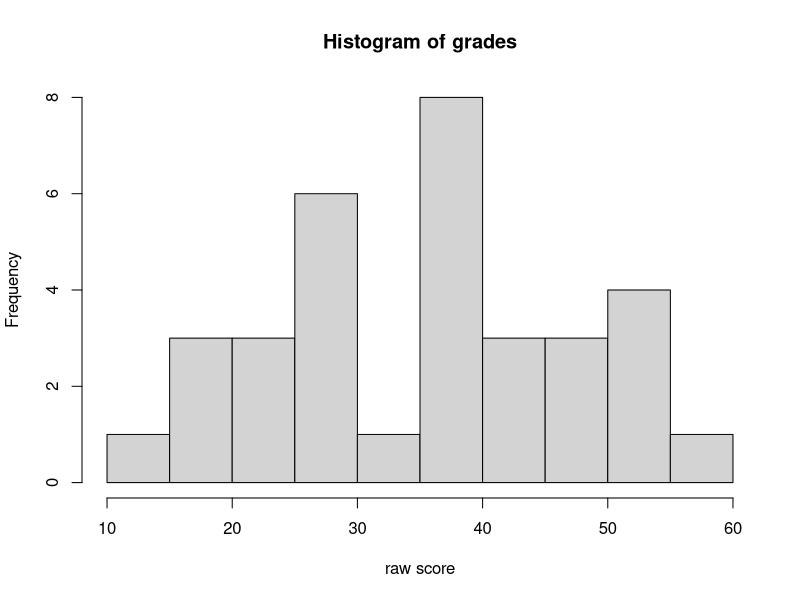
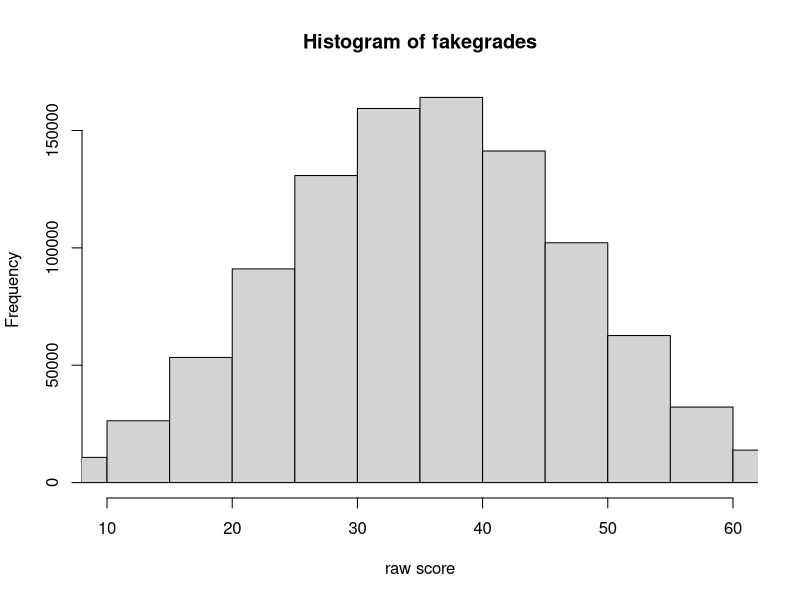
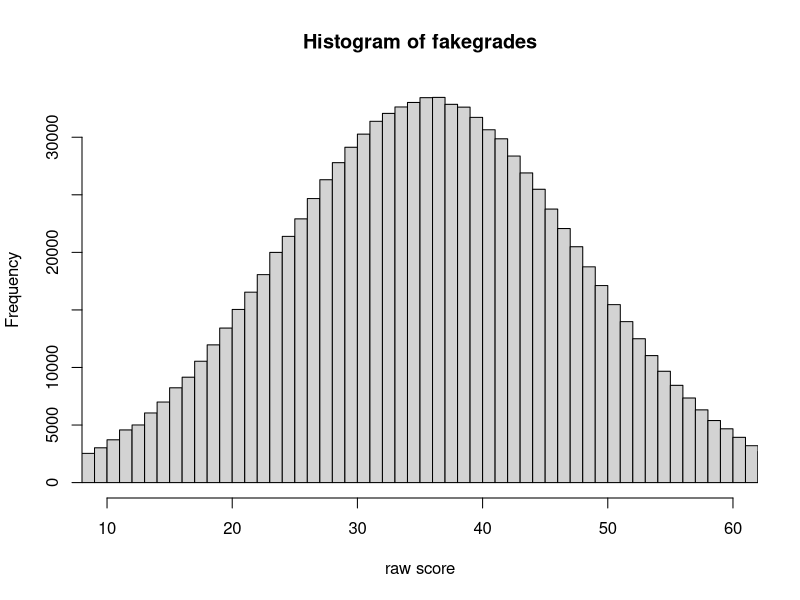
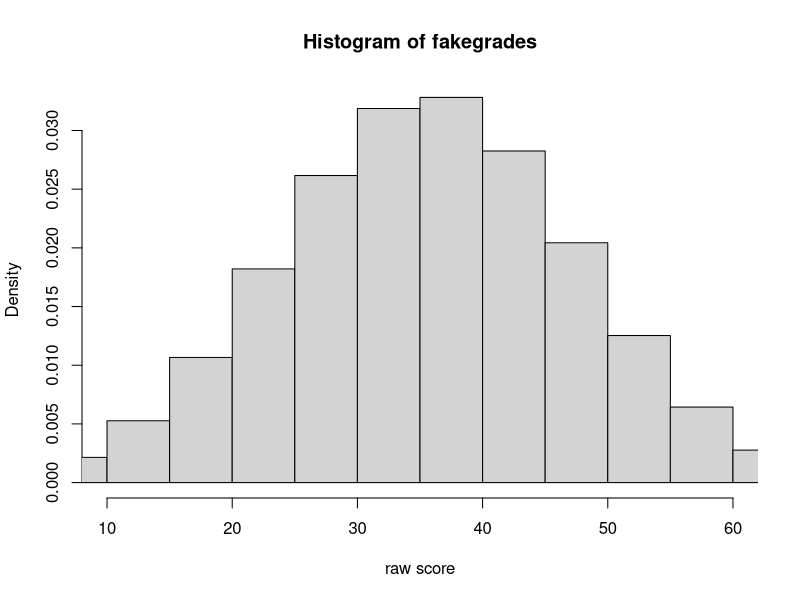
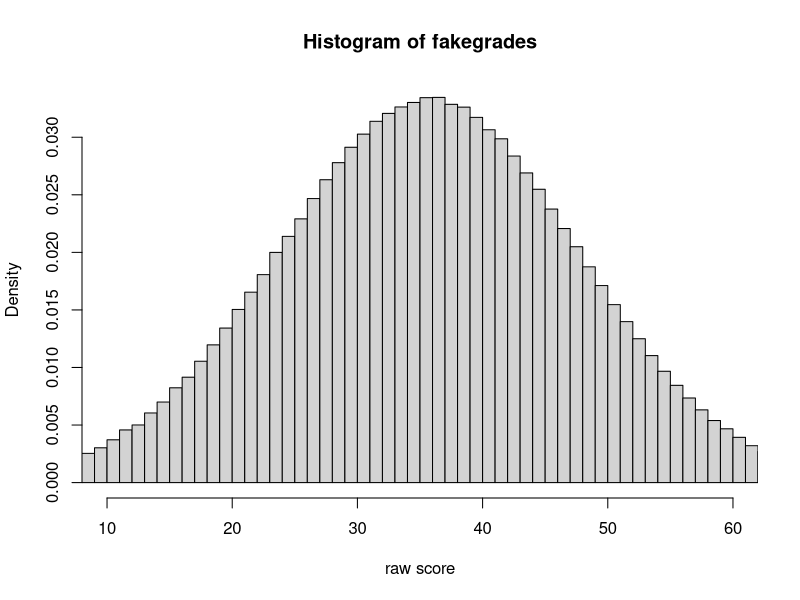
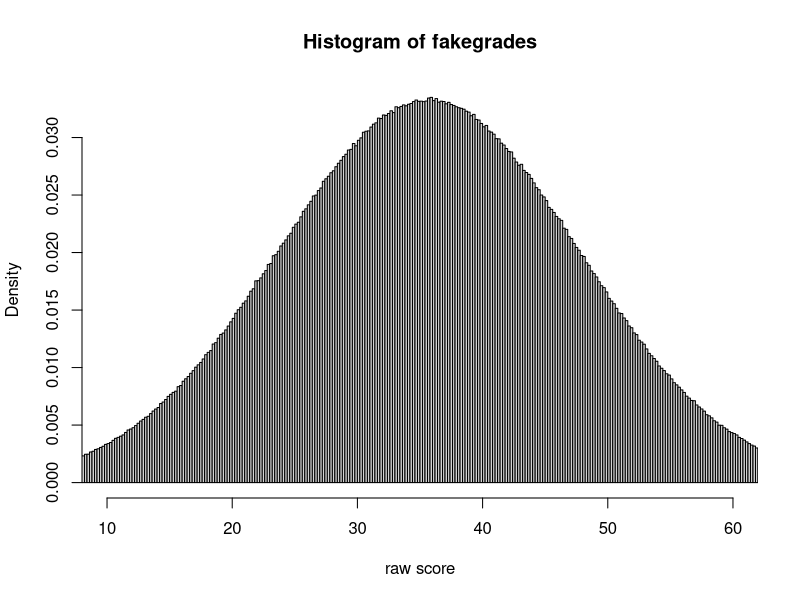

R code for these plots, in order:
grades=c(40,52,43,40,53,24,25,38,56,25,29,37,26,38,37,39,17,54,46,47,12,43,39,16,28,17,28,29,27,52,31,48,42)

pdf('grades.pdf',height=5,width=7)
hist(grades,xlab='raw score')
dev.off()

xbar = mean(grades)
s = sd(grades)

fakegrades = rnorm(1e6,xbar,s)

pdf('fakegrades.pdf',height=5,width=7)
hist(fakegrades,xlab='raw score',xlim=c(10,60))
dev.off()

pdf('fakegrades2.pdf',height=5,width=7)
hist(fakegrades,xlab='raw score',xlim=c(10,60),breaks=100)
dev.off()

pdf('fakegrades3.pdf',height=5,width=7)
hist(fakegrades,xlab='raw score',xlim=c(10,60),freq=FALSE)
dev.off()

pdf('fakegrades4.pdf',height=5,width=7)
hist(fakegrades,xlab='raw score',xlim=c(10,60),breaks=100,freq=FALSE)
dev.off()

fakegrades = rnorm(1e7,xbar,s)
pdf('fakegrades5.pdf',height=5,width=7)
hist(fakegrades,xlab='raw score',xlim=c(10,60),breaks=500,freq=FALSE)
dev.off()
